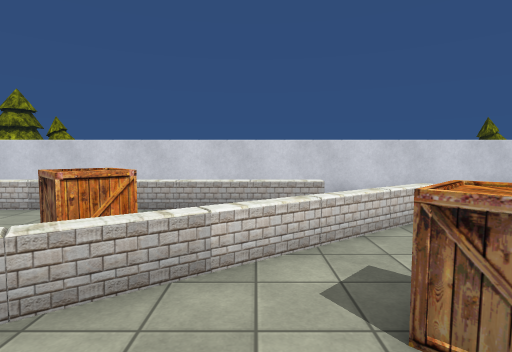
View 1 (above)

24 first-person views from a walk through a 3-D level made in the Unity game engine. The camera is 1.5 m above the floor, tilts 4° down and sees 80° across. The floor is counted in squares, 1 m on a side. Each view is taken from the middle of a square. On the plan, view 1 faces up. The plan holds only what a view shows up to about 15 squares ahead; the rest is blank. The place goes on beyond the plan. Some surface patterns are stand-ins.

View 2
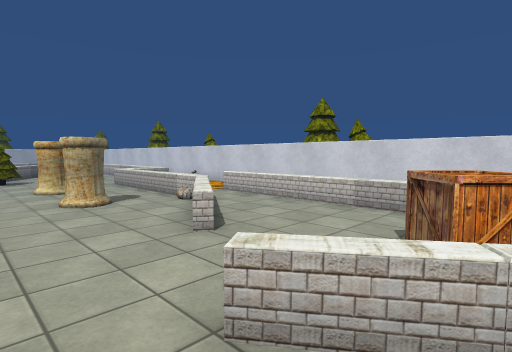

View 3
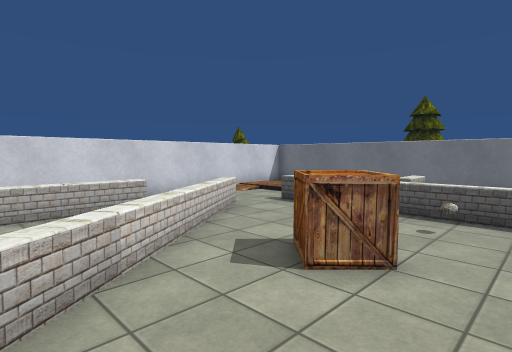

View 4
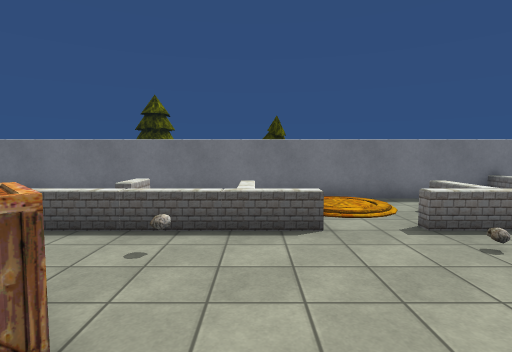

View 5
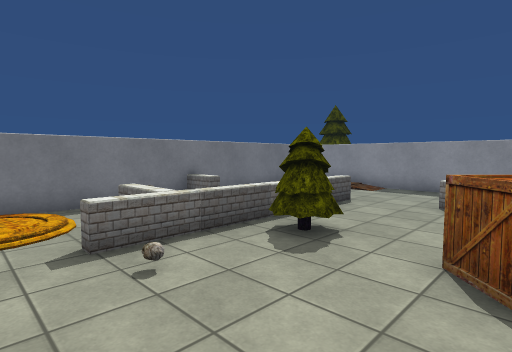

View 6
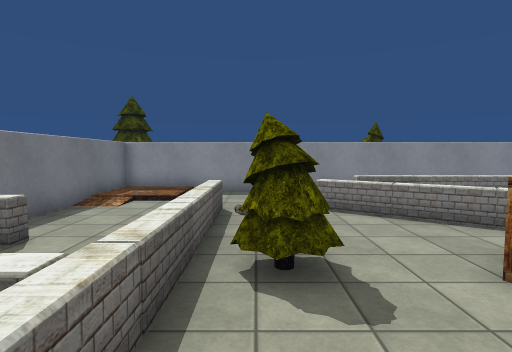

View 7
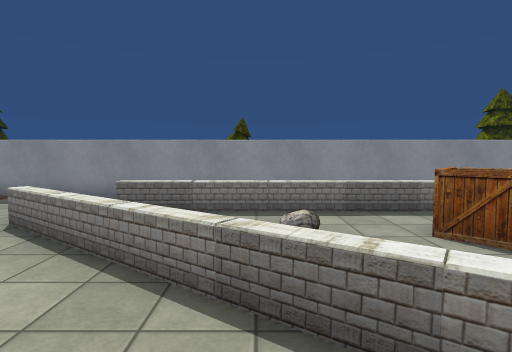

View 8
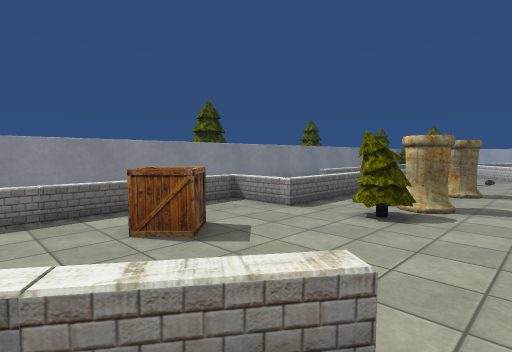

View 9
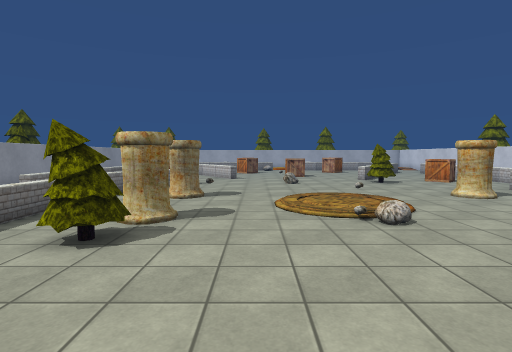

View 10
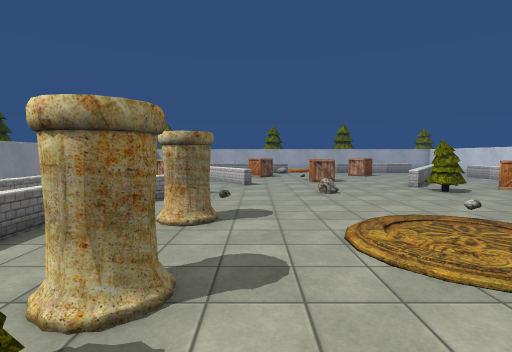

View 11
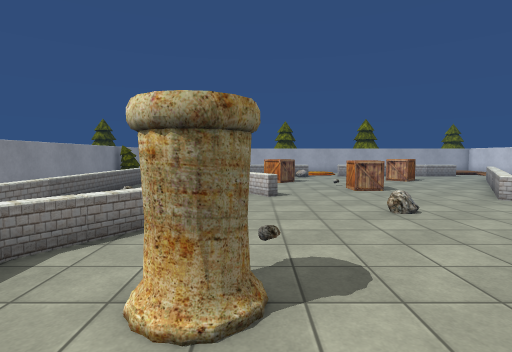

View 12
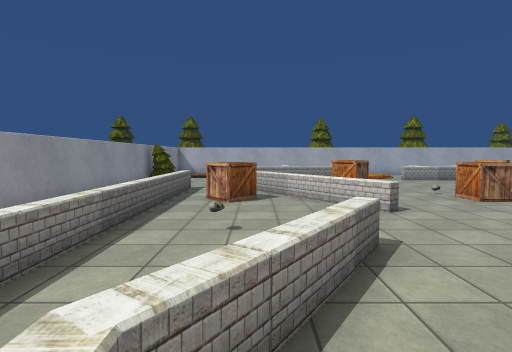

View 13
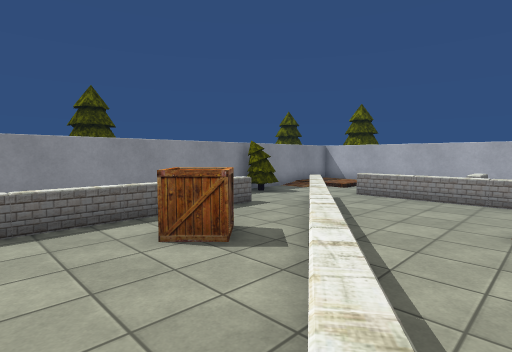

View 14
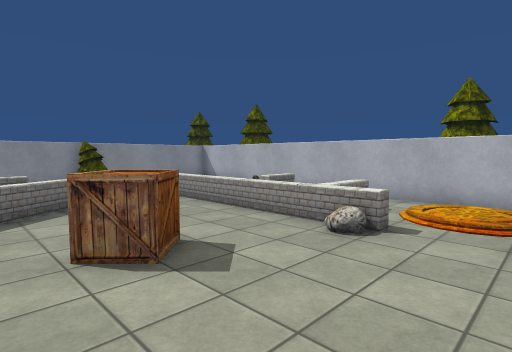

View 15
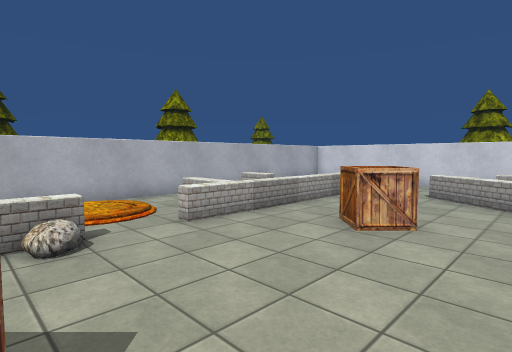

View 16
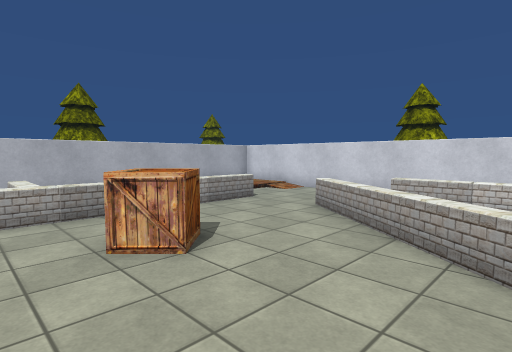

View 17
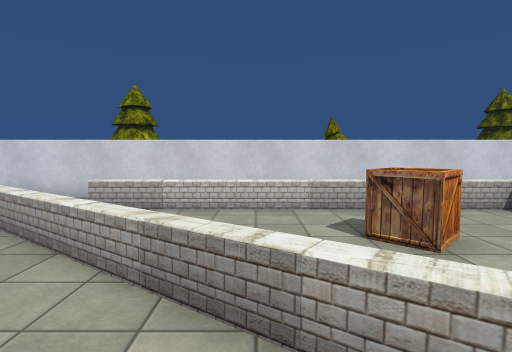

View 18
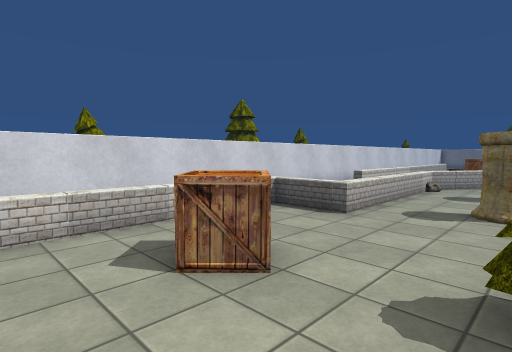

View 19
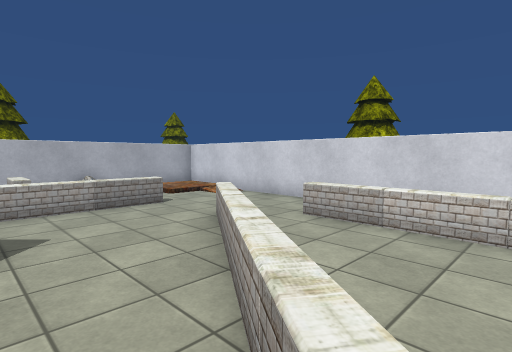

View 20
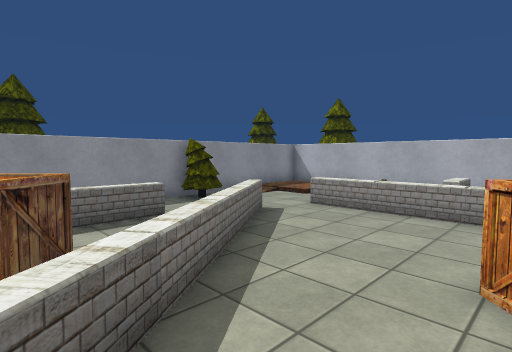

View 21
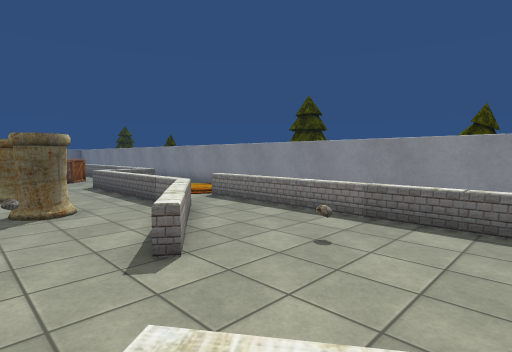

View 22
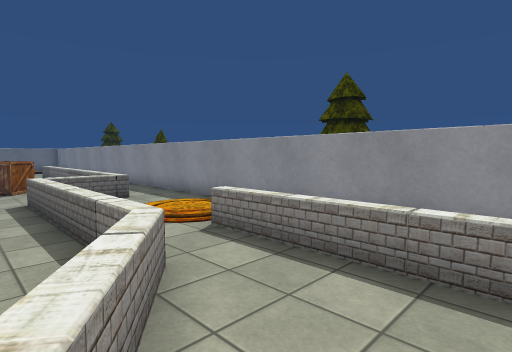

View 23
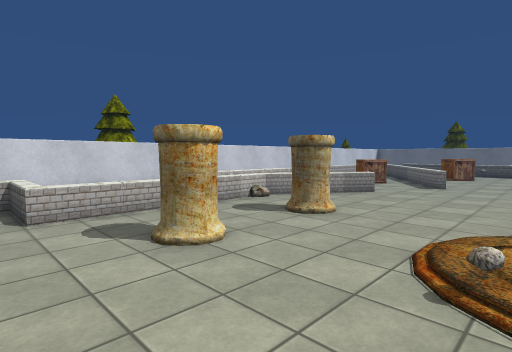

View 24
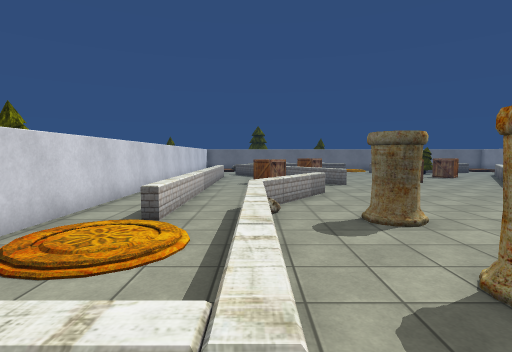

### Floor plan
Key: @ floor where view 1 was taken; # wall or solid block; . main floor; : floor 0.25 m higher than the main floor; / step, stairs or slope; = window, fence, low wall or low ledge; ^ raised ledge; C crate; L column; T tree; R rock; O other object.
Columns run from 39 left of view 1 to 11 right of it. Each row starts with its distance up from view 1.
 11 #################################################
 10 #:::.....               ./......              .::
  9 #:::.......... ...     ./::...               ..:  #
  8 #: /......^^^^^^^^^^^^ ./:/^^^^^^^^^^^^^^   ...  :#
  7 #.  ....^............^ .............      ^^..   .#
  6 #O   ^...^^......C...^^^^^^^^^......C   .^^..^   .#
  5 #.   ^....^^....CC............^....CCC .^....    .#
  4 #.   ^......^..................^^.....^^.....^   .#
  3 #.   ^.......^^........L...L.........^...C...^ ^^.#
  2 #.   ^..C......^.TT....L...L.......^^...CCC..^   .#
  1 #.   ^..CC......^T..........................R^   .#
  0 #..^^^.................................@.....^^^ .#
 -1 #.//.^..................///.........     ....^   .#
 -2 #.::/.......CC........./:::/.......     .......::/#
 -3 #..:/........C....O..../:::/........      .....::/#
 -4 #....^................../:/.........     ....^....#
 -5 #. ^^^...C............................  .....^^^..#
 -6 #.   ^..CCC....=..................^.    C....^    #
 -7 #.   ^........^^......RL...L.....  ^^...CC.TT^   .#
 -8 #..^ ^.......^....=....L...LTT....  .^......T^ .^^#
 -9 #.   ^.....^^......^^...............  ^^....O^ ...#
-10 #.   ^....^..C......^^..........CCC..  .^....^ ...#
-11 #O   ^..^^..CC...R....^^^^^^^^...C...   .^^..^ ...#
-12 #   ...^.................    ^.........   =... ...#
-13 #://......^^^^^^^^^^^^^^/:/..^^^^^^^^^^^^  ....//:#
-14 #:::......              /:/....            ....:::#
-15 #:::..TT.                  ......          ....:::#
-16 ###################################################

Where each view was taken, in squares from view 1:
view 1: 0 up, 0 right, facing up
view 2: 0 up, 2 left, facing up-left
view 3: 0 up, 2 left, facing up-right
view 4: 0 up, 0 right, facing right
view 5: 2 down, 1 right, facing down-right
view 6: 3 down, 5 right, facing down
view 7: 5 down, 2 left, facing down
view 8: 5 down, 3 left, facing down-left
view 9: 5 down, 5 left, facing left
view 10: 6 down, 9 left, facing left
view 11: 7 down, 13 left, facing left
view 12: 10 down, 16 left, facing left
view 13: 6 down, 23 left, facing down-left
view 14: 1 down, 28 left, facing down-left
view 15: 5 down, 28 left, facing up-left
view 16: 1 down, 26 left, facing up-left
view 17: 0 up, 25 left, facing up
view 18: 2 up, 25 left, facing up-right
view 19: 2 up, 25 left, facing up-left
view 20: 6 down, 26 left, facing down-left
view 21: 6 down, 25 left, facing down-right
view 22: 9 down, 21 left, facing down-right
view 23: 2 down, 19 left, facing up-right
view 24: 6 up, 19 left, facing right
